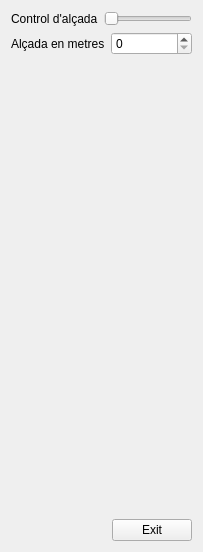
<?xml version="1.0" encoding="UTF-8"?>
<ui version="4.0">
 <class>MyForm</class>
 <widget class="QWidget" name="MyForm">
  <property name="geometry">
   <rect>
    <x>0</x>
    <y>0</y>
    <width>203</width>
    <height>552</height>
   </rect>
  </property>
  <property name="windowTitle">
   <string>Form</string>
  </property>
  <layout class="QVBoxLayout" name="verticalLayout">
   <item>
    <layout class="QHBoxLayout" name="horizontalLayout">
     <item>
      <widget class="QLabel" name="label">
       <property name="text">
        <string>Control d'alçada</string>
       </property>
      </widget>
     </item>
     <item>
      <widget class="QSlider" name="horizontalSlider">
       <property name="orientation">
        <enum>Qt::Horizontal</enum>
       </property>
      </widget>
     </item>
    </layout>
   </item>
   <item>
    <layout class="QHBoxLayout" name="horizontalLayout_2">
     <item>
      <widget class="QLabel" name="label_2">
       <property name="text">
        <string>Alçada en metres</string>
       </property>
      </widget>
     </item>
     <item>
      <widget class="QSpinBox" name="spinBox"/>
     </item>
    </layout>
   </item>
   <item>
    <spacer name="verticalSpacer">
     <property name="orientation">
      <enum>Qt::Vertical</enum>
     </property>
     <property name="sizeHint" stdset="0">
      <size>
       <width>20</width>
       <height>430</height>
      </size>
     </property>
    </spacer>
   </item>
   <item>
    <layout class="QHBoxLayout" name="horizontalLayout_3">
     <item>
      <spacer name="horizontalSpacer">
       <property name="orientation">
        <enum>Qt::Horizontal</enum>
       </property>
       <property name="sizeHint" stdset="0">
        <size>
         <width>40</width>
         <height>20</height>
        </size>
       </property>
      </spacer>
     </item>
     <item>
      <widget class="QPushButton" name="pushButton">
       <property name="text">
        <string>Exit</string>
       </property>
      </widget>
     </item>
    </layout>
   </item>
  </layout>
 </widget>
 <resources/>
 <connections>
  <connection>
   <sender>horizontalSlider</sender>
   <signal>valueChanged(int)</signal>
   <receiver>spinBox</receiver>
   <slot>setValue(int)</slot>
   <hints>
    <hint type="sourcelabel">
     <x>520</x>
     <y>18</y>
    </hint>
    <hint type="destinationlabel">
     <x>629</x>
     <y>45</y>
    </hint>
   </hints>
  </connection>
  <connection>
   <sender>spinBox</sender>
   <signal>valueChanged(int)</signal>
   <receiver>horizontalSlider</receiver>
   <slot>setValue(int)</slot>
   <hints>
    <hint type="sourcelabel">
     <x>624</x>
     <y>55</y>
    </hint>
    <hint type="destinationlabel">
     <x>321</x>
     <y>22</y>
    </hint>
   </hints>
  </connection>
  <connection>
   <sender>pushButton</sender>
   <signal>clicked()</signal>
   <receiver>MyForm</receiver>
   <slot>close()</slot>
   <hints>
    <hint type="sourcelabel">
     <x>814</x>
     <y>739</y>
    </hint>
    <hint type="destinationlabel">
     <x>687</x>
     <y>680</y>
    </hint>
   </hints>
  </connection>
 </connections>
</ui>
